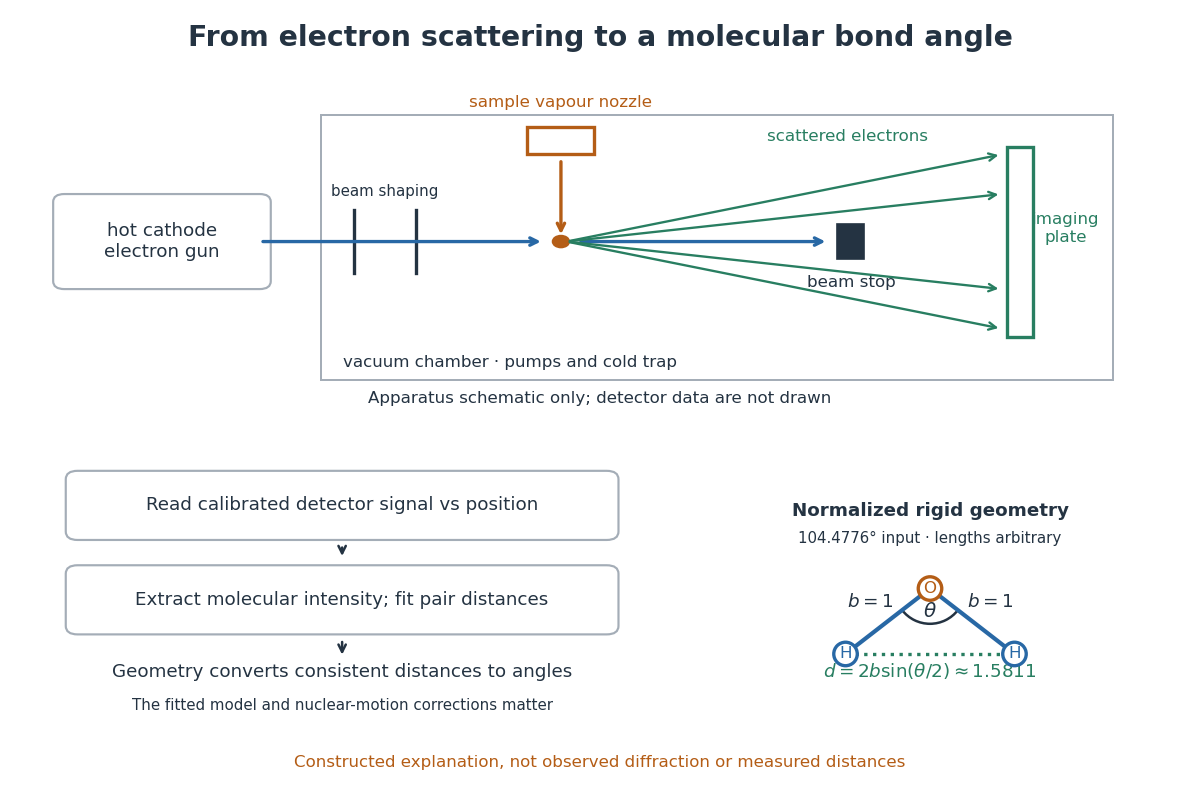

Write Python code to recreate this figure.
"""Gas electron diffraction apparatus and a rigid pair-distance inference.

Original schematic; no measured or simulated detector intensity is displayed.
Apparatus follows Reuter et al. (2016), DOI 10.1515/znb-2015-0186, and
the Wann group's authored experiment account, both cited in chemistry.bigb.
The lower triangle is a normalized construction using water's 104.4776-degree
equilibrium angle from NIST, not a geometry measurement made with this setup.
Tested with Python 3.14.4, NumPy 2.3.5 and Matplotlib 3.10.7.
Run from _media with MPLCONFIGDIR=/tmp/codex-wiki-matplotlib.
Write the opaque white same-basename PNG to the current working directory.
"""

from pathlib import Path

import matplotlib

matplotlib.use("Agg")
import matplotlib.pyplot as plt
from matplotlib.patches import Arc, Circle, FancyBboxPatch, Rectangle
import numpy as np

INK = "#243342"
BLUE = "#2868a5"
ORANGE = "#b45d16"
GREEN = "#287e61"


def arrow(ax, start, end, colour=BLUE, lw=2):
    ax.annotate("", xy=end, xytext=start,
                arrowprops={"arrowstyle": "->", "color": colour, "lw": lw})


def box(ax, x, y, w, h, text):
    ax.add_patch(FancyBboxPatch((x, y), w, h, boxstyle="round,pad=0.1",
                               ec="#a4adb7", fc="white", lw=1.3))
    ax.text(x + w / 2, y + h / 2, text, ha="center", va="center", fontsize=11)


def main():
    plt.rcParams.update({"font.family": "DejaVu Sans", "font.size": 11,
                         "text.color": INK})
    fig = plt.figure(figsize=(10, 6.6), facecolor="white")
    fig.suptitle("From electron scattering to a molecular bond angle", y=0.97,
                 fontsize=17, weight="bold")
    ax = fig.add_axes([0.035, 0.49, 0.93, 0.40])
    ax.set(xlim=(0, 10), ylim=(0, 4))
    ax.axis("off")
    ax.add_patch(Rectangle((2.5, 0.3), 7.1, 3.35, fc="white", ec="#a4adb7", lw=1.2))
    ax.text(2.7, 0.46, "vacuum chamber · pumps and cold trap", fontsize=10)
    box(ax, 0.2, 1.55, 1.75, 1, "hot cathode\nelectron gun")
    arrow(ax, (1.95, 2.05), (4.5, 2.05))
    ax.plot([2.8, 2.8], [1.65, 2.45], color=INK, lw=2)
    ax.plot([3.35, 3.35], [1.65, 2.45], color=INK, lw=2)
    ax.text(3.07, 2.63, "beam shaping", ha="center", fontsize=9)
    ax.add_patch(Rectangle((4.35, 3.15), 0.6, 0.35, fc="white", ec=ORANGE, lw=2))
    arrow(ax, (4.65, 3.1), (4.65, 2.1), ORANGE)
    ax.text(4.65, 3.75, "sample vapour nozzle", ha="center", color=ORANGE, fontsize=10)
    ax.add_patch(Circle((4.65, 2.05), 0.075, fc=ORANGE, ec=ORANGE))
    arrow(ax, (4.8, 2.05), (7.05, 2.05), BLUE)
    ax.add_patch(Rectangle((7.12, 1.83), 0.25, 0.44, fc=INK, ec=INK))
    ax.text(7.25, 1.48, "beam stop", ha="center", fontsize=10)
    for end_y in [0.95, 1.45, 2.65, 3.15]:
        arrow(ax, (4.7, 2.05), (8.6, end_y), GREEN, lw=1.4)
    ax.text(6.5, 3.32, "scattered electrons", color=GREEN, fontsize=10)
    ax.add_patch(Rectangle((8.65, 0.85), 0.23, 2.4, fc="white", ec=GREEN, lw=2))
    ax.text(9.17, 2.05, "imaging\nplate", ha="center", color=GREEN, fontsize=10)
    ax.text(5, 0.01, "Apparatus schematic only; detector data are not drawn", ha="center", fontsize=10)

    flow = fig.add_axes([0.045, 0.10, 0.49, 0.33])
    flow.set(xlim=(0, 5), ylim=(0, 3.1))
    flow.axis("off")
    box(flow, 0.2, 2.15, 4.5, 0.62, "Read calibrated detector signal vs position")
    arrow(flow, (2.45, 2.0), (2.45, 1.82), INK, lw=1.5)
    box(flow, 0.2, 1.03, 4.5, 0.62, "Extract molecular intensity; fit pair distances")
    arrow(flow, (2.45, 0.88), (2.45, 0.65), INK, lw=1.5)
    flow.text(2.45, 0.42, "Geometry converts consistent distances to angles", ha="center", fontsize=11)
    flow.text(2.45, 0.03, "The fitted model and nuclear-motion corrections matter", ha="center", fontsize=9)

    geo = fig.add_axes([0.59, 0.095, 0.37, 0.34])
    geo.set(xlim=(-1.45, 1.45), ylim=(-1.2, 1.32), aspect="equal")
    geo.axis("off")
    half = np.deg2rad(104.4776 / 2)
    x, y = np.sin(half), -np.cos(half)
    geo.plot([-x, 0, x], [y, 0, y], color=BLUE, lw=2.5)
    geo.plot([-x, x], [y, y], ":", color=GREEN, lw=2)
    for pos, label, colour in [((0, 0), "O", ORANGE), ((-x, y), "H", BLUE), ((x, y), "H", BLUE)]:
        geo.add_patch(Circle(pos, 0.11, fc="white", ec=colour, lw=2, zorder=4))
        geo.text(*pos, label, ha="center", va="center", color=colour, fontsize=10, zorder=5)
    geo.add_patch(Arc((0, 0), 0.66, 0.66, theta1=270 - 104.4776 / 2,
                      theta2=270 + 104.4776 / 2, ec=INK, lw=1.5))
    geo.text(0, -0.27, r"$\theta$", ha="center", fontsize=12)
    geo.text(-0.56, -0.17, r"$b=1$", ha="center", fontsize=11)
    geo.text(0.56, -0.17, r"$b=1$", ha="center", fontsize=11)
    geo.text(0, y - 0.22, r"$d=2b\sin(\theta/2)\approx1.5811$", ha="center", fontsize=11, color=GREEN)
    geo.text(0, 0.68, "Normalized rigid geometry", ha="center", weight="bold", fontsize=11)
    geo.text(0, 0.43, "104.4776° input · lengths arbitrary", ha="center", fontsize=9)
    fig.text(0.5, 0.032, "Constructed explanation, not observed diffraction or measured distances",
             ha="center", fontsize=10, color=ORANGE)
    fig.savefig(Path(__file__).stem + ".png", dpi=120, facecolor="white", transparent=False)
    plt.close(fig)


if __name__ == "__main__":
    main()
